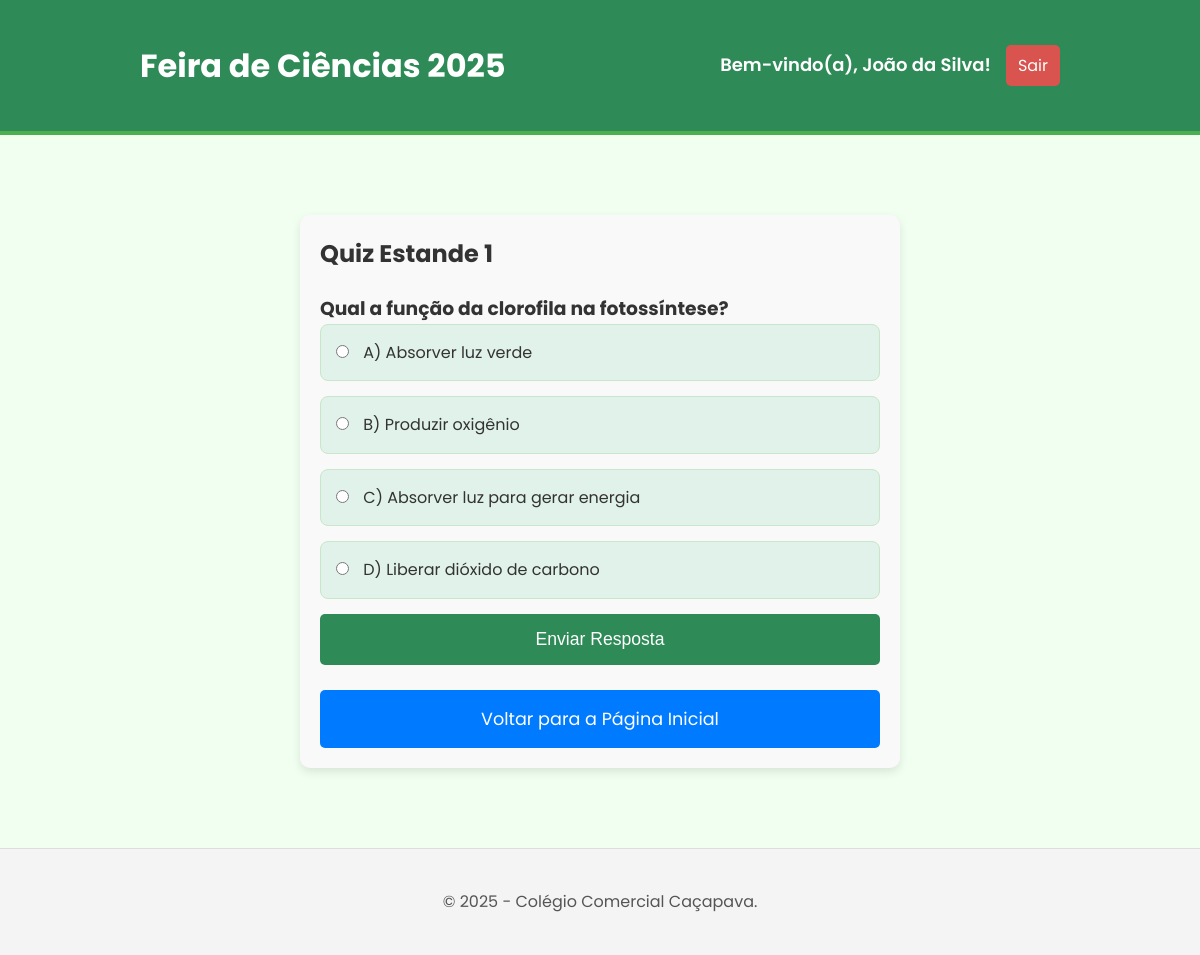
Screenshot of /pages/perguntas/perguntaEstande1.php (signed in) with the database file from the repository.
### tables this page shows
create table perguntaResposta(
    id_pergunta int primary key not null,
    fk_id_materia int not null,
    fk_id_usuario int not null,
    enunciado varchar(150) not null,
    alternativa_A varchar (50) not null,
    alternativa_B varchar (50) not null,
    alternativa_C varchar (50) not null,
    alternativa_D varchar (50) not null,
    alternativa_correta char(1) not null,
    foreign key (fk_id_materia) references materia (id_materia),
    foreign key (fk_id_usuario) references usuario (id_usuario)
);

### pages/perguntas/perguntaEstande1.php (the view, shortened to what this page needs)
<?php
$erro = $_SESSION['erro'] ?? '';
$id_materia_estande1 = 1;
$quiz_ja_respondido = false;
$estande_ja_avaliado = false;
$pergunta = null;
if (!$quiz_ja_respondido && empty($erro)) {
    try {
        $database = new Conexao();
        $db = $database->getConexao();
        $sql_question = "SELECT id_pergunta, enunciado, alternativa_A, alternativa_B, alternativa_C, alternativa_D FROM perguntaResposta WHERE fk_id_materia = ? LIMIT 1";
        $stmt_question = $db->prepare($sql_question);
        $stmt_question->bind_param("i", $id_materia_estande1);
        $stmt_question->execute();
        $result = $stmt_question->get_result();
        if ($result->num_rows > 0) {
            $pergunta = $result->fetch_assoc();
        } else {
            $erro = "Nenhuma pergunta encontrada para o Estande 1.";
        }
    } catch (Exception $e) {
        $erro = "Erro de conexão com o banco de dados: " . $e->getMessage();
    }
}
?>
<!DOCTYPE html>
<html lang="pt-br">
<head>
    <link rel="stylesheet" href="/ProjetoFeiraDeCiencias/style/style.css">
    <link rel="stylesheet" href="/ProjetoFeiraDeCiencias/style/stylePerguntas.css">
</head>
<body>
    <header>
        <div class="container header-content">
            <h1>Feira de Ciências 2025</h1>
            <div class="user-info">
                <span>Bem-vindo(a), <?php echo htmlspecialchars($_SESSION["nome"]); ?>!</span>
                <a href="../logout.php" class="logout-btn">Sair</a>
            </div>
        </div>
    </header>
    <main>
        <div class="container">
            <section class="question-form">
                <h2>Quiz Estande 1</h2>
                <?php if ($estande_ja_avaliado): ?>
                    <div class="aviso-message">Você já respondeu e avaliou este estande. Obrigado!</div>
                    <a href="../homepage.php" class="btn-action btn-voltar">Voltar para a Página Inicial</a>
                <?php elseif ($pergunta): ?>
                    <form action="perguntaEstande1.php" method="post">
                        <h3><?php echo htmlspecialchars($pergunta['enunciado']); ?></h3>
                        <div class="alternatives-group">
                            <label class="alternative"><input type="radio" name="resposta_usuario" value="A" required> A) <?php echo htmlspecialchars($pergunta['alternativa_A']); ?></label>
                            <label class="alternative"><input type="radio" name="resposta_usuario" value="B"> B) <?php echo htmlspecialchars($pergunta['alternativa_B']); ?></label>
                            <label class="alternative"><input type="radio" name="resposta_usuario" value="C"> C) <?php echo htmlspecialchars($pergunta['alternativa_C']); ?></label>
                            <label class="alternative"><input type="radio" name="resposta_usuario" value="D"> D) <?php echo htmlspecialchars($pergunta['alternativa_D']); ?></label>
                        </div>
                        <button type="submit" class="btn-submit">Enviar Resposta</button>
                    </form>
                    <a href="../homepage.php" class="btn-action btn-voltar">Voltar para a Página Inicial</a>
                <?php else: ?>
                    <div class="message-container error-message">Nenhuma pergunta para exibir.</div>
                    <a href="../homepage.php" class="btn-action btn-voltar">Voltar para a Página Inicial</a>
                <?php endif; ?>
            </section>
        </div>
    </main>
    <footer><div class="container"><p>&copy; 2025 - Colégio Comercial Caçapava.</p></div></footer>
</body>
</html>

### style/style.css (style rules this page uses)
* { margin: 0; padding: 0; box-sizing: border-box; }
:root { font-size: 16px; }
body { font-family: 'Poppins', sans-serif; background-color: #f0fff0; color: #333; line-height: 1.6; display: flex; flex-direction: column; min-height: 100vh; }
.container { max-width: 960px; width: 90%; margin: 0 auto; padding: 20px; }
header { background-color: #2E8B57; color: #FFFFFF; padding: 1.25rem 0; text-align: center; border-bottom: 4px solid #4CAF50; }
.header-content { display: flex; flex-wrap: wrap; justify-content: space-between; align-items: center; gap: 1rem; }
header h1 { font-size: 2rem; font-weight: 700; flex-grow: 1; text-align: left; }
.user-info { display: flex; flex-wrap: nowrap; align-items: center; gap: 0.9375rem; white-space: nowrap; }
.user-info span { font-weight: 600; color: white; }
.logout-btn { background-color: #d9534f; color: white; padding: 0.5rem 0.75rem; border-radius: 5px; text-decoration: none; transition: background-color 0.3s; }
main { flex: 1; padding: 1.25rem 0; }
footer { background-color: #f4f4f4; color: #555; text-align: center; padding: 1.25rem 0; border-top: 1px solid #ddd; }

### style/stylePerguntas.css (style rules this page uses)
body { display: flex; flex-direction: column; min-height: 100vh; }
main { flex: 1; }
.header-content { display: flex; justify-content: space-between; align-items: center; flex-wrap: wrap; gap: 10px; }
.user-info { display: flex; align-items: center; gap: 15px; }
.user-info span { font-weight: 600; color: white; font-size: clamp(14px, 2.5vw, 18px); }
.logout-btn { background-color: #d9534f; color: white; padding: 8px 12px; border-radius: 5px; text-decoration: none; transition: background-color 0.3s; }
.question-form { background-color: #f9f9f9; padding: 20px; border-radius: 10px; box-shadow: 0 4px 10px rgba(0, 0, 0, 0.1); max-width: 600px; width: 90%; margin: 40px auto; }
.question-form h2 { margin-bottom: 20px; color: #333; }
.alternatives-group { display: flex; flex-direction: column; gap: 15px; }
.alternative { background-color: #e0f2e9; border: 1px solid #c8e6c9; padding: 15px; border-radius: 8px; transition: background-color 0.3s, border-color 0.3s; cursor: pointer; }
.alternative input[type="radio"] { margin-right: 10px; }
.btn-submit, .btn-voltar, .btn-action { display: block; width: 100%; padding: 15px; border: none; border-radius: 5px; font-size: 1.1em; cursor: pointer; transition: background-color 0.3s, color 0.3s; text-align: center; text-decoration: none; margin-top: 15px; box-sizing: border-box; }
.btn-submit { background-color: #2E8B57; color: white; }
.btn-voltar { background-color: #007bff; color: white; margin-top: 25px; }

### rows the page displays
perguntaresposta: enunciado "Qual a função da clorofila na fotossíntese?", alternativa_A "Absorver luz verde", alternativa_B "Produzir oxigênio", alternativa_C "Absorver luz para gerar energia", alternativa_D "Liberar dióxido de carbono"

### other values shown
$_SESSION["nome"] "João da Silva"
